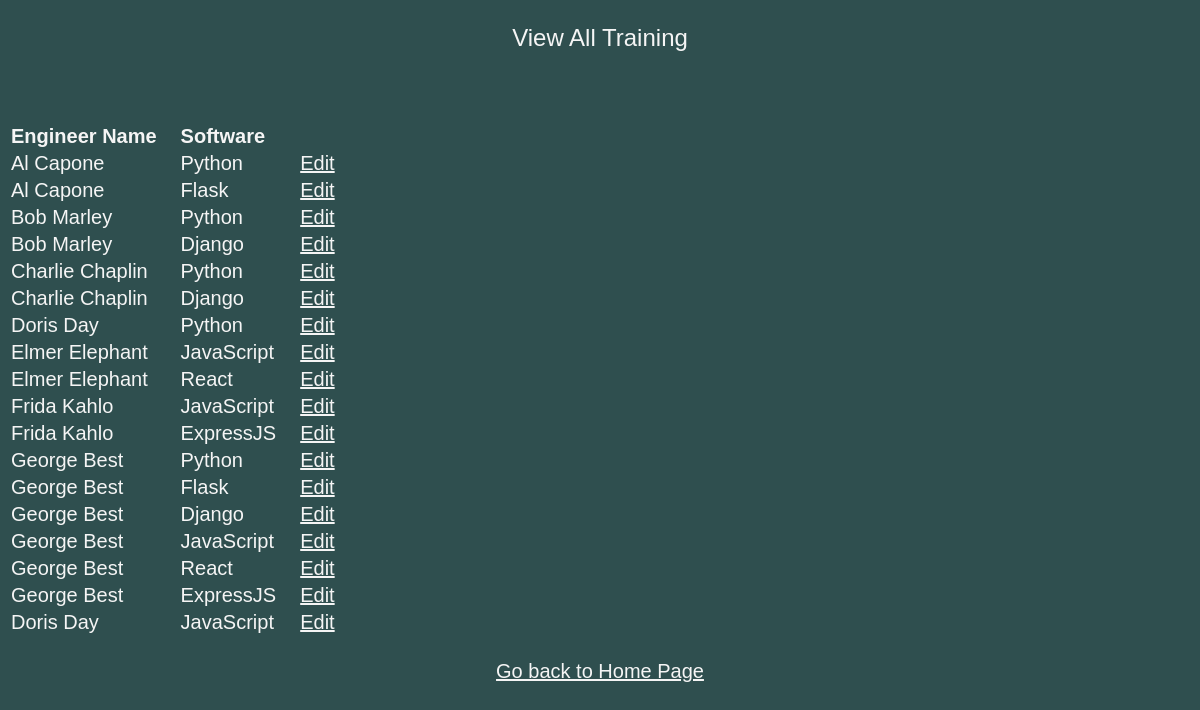
Screenshot of /training_read/training_read/ with the database file from the repository.
### home/models.py (models this page shows, shortened)
class SoftwareTraining(models.Model):
    training_id = models.AutoField(primary_key=True)
    engineer_id = models.ForeignKey(SoftwareEngineer, on_delete=models.CASCADE)
    software = models.CharField(max_length=100)

class SoftwareEngineer(models.Model):
    engineer_id = models.CharField(max_length=20, primary_key=True)
    engineer_name = models.CharField(max_length=100)
    def __str__(self):
        return self.engineer_name

### training_read/views.py (the view)
# urls.py: path('training_read/', include('training_read.urls')),
def training_read(request):
    trainings = SoftwareTraining.objects.all()
    context = {
        'trainings': trainings
    }
    return render(
        request,
        'training_read/training_read.html',
        context
    )

### training_read/templates/training_read/training_read.html (shortened to what this page needs)
<!DOCTYPE html>
<html>
    <head>
        {% load static %}
        <link rel="stylesheet" type="text/css" href="{% static 'home/site.css' %}" />
    </head>
    <body class="body-style">
        <p style="font-size:24px;">View All Training</p>
        <br>
        <br>
        {% if trainings %}
            <table style="text-align:left;">
                <thead>
                <tr>
                    <th>Engineer Name&emsp;</th>
                    <th>Software</th>
                    <th></th>
                </tr>
                </thead>
                <tbody>
                {% for training in trainings %}
                    <tr>
                        <td>{{ training.engineer_id }}</td>
                        <td>{{ training.software }}</td>
                        <td>&emsp;<a href="{% url 'training_update' training.training_id %}">Edit</a></td>
                    </tr>
                {% endfor %}
                </tbody>
            </table>
        {% else %}
            <p>No Software Training in database</p>
        {% endif %}
        <br>
        <a href="{% url 'home' %}">Go back to Home Page</a>
    </body>
</html>

### home/static/home/site.css (style rules this page uses)
.body-style { background-color: DarkSlateGrey; color: WhiteSmoke; text-align: center; font-family: Arial, Helvetica, sans-serif; font-size: 20px; }
a:link { color: WhiteSmoke; }

### rows the page displays
SoftwareTraining: engineer_id "Al Capone", software "Python"
SoftwareTraining: engineer_id "Al Capone", software "Flask"
SoftwareTraining: engineer_id "Bob Marley", software "Python"
SoftwareTraining: engineer_id "Bob Marley", software "Django"
SoftwareTraining: engineer_id "Charlie Chaplin", software "Python"
SoftwareTraining: engineer_id "Charlie Chaplin", software "Django"
SoftwareTraining: engineer_id "Doris Day", software "Python"
SoftwareTraining: engineer_id "Elmer Elephant", software "JavaScript"
SoftwareTraining: engineer_id "Elmer Elephant", software "React"
SoftwareTraining: engineer_id "Frida Kahlo", software "JavaScript"
SoftwareTraining: engineer_id "Frida Kahlo", software "ExpressJS"
SoftwareTraining: engineer_id "George Best", software "Python"
SoftwareTraining: engineer_id "George Best", software "Flask"
SoftwareTraining: engineer_id "George Best", software "Django"
SoftwareTraining: engineer_id "George Best", software "JavaScript"
SoftwareTraining: engineer_id "George Best", software "React"
SoftwareTraining: engineer_id "George Best", software "ExpressJS"
SoftwareTraining: engineer_id "Doris Day", software "JavaScript"
